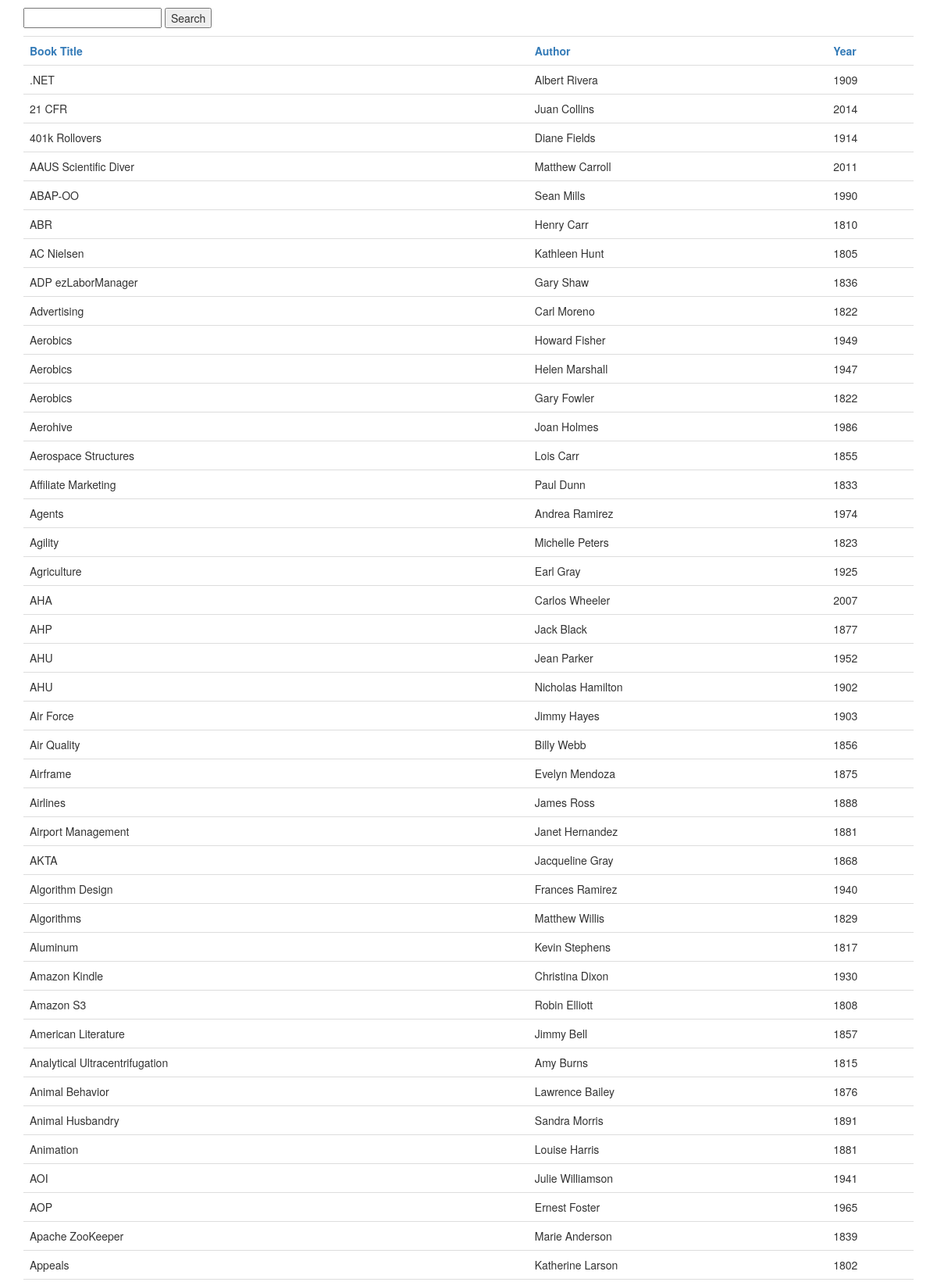
Screenshot of /search.php (upper part) with the database file from the repository.
### tables this page shows
create table MOCK_DATA (
	id INT,
	title VARCHAR(50),
	author VARCHAR(50),
	year INT,
	genre VARCHAR(8),
	description VARCHAR(50)
);

### search.php (the view, shortened to what this page needs)
<!DOCTYPE html>
<html>
<head>
	<link href="https://maxcdn.bootstrapcdn.com/bootstrap/3.3.7/css/bootstrap.min.css" rel="stylesheet">
</head>
<body>
<div class="container">
	<form method='GET' id="searchform">
		<input type='TEXT' name='search'  value="<?php if(isset($_GET['search'])) { echo htmlentities ($_GET['search']); }?>"/>
		<input type='SUBMIT' name='submit' value='Search' /><p />
	</form>
<?php
	require_once('mysql_connection.php');
		if(isset($_GET['book'])){
			$book = $_GET['book'];
		}else{
			$book = 'title';
		}
		if(isset($_GET['sort'])){
			$sort = $_GET['sort'];
		}else{
			$sort = 'ASC';
		}
		if(isset($_GET['search'])) {
			$search = $conn->real_escape_string($_GET['search']);
			$sql = "SELECT * FROM mock_data WHERE title LIKE '$search%' ORDER BY $book $sort";
		} else {
			$sql = "SELECT * FROM mock_data ORDER BY $book $sort";
		}
		$resultSet = $conn->query($sql);
		if($resultSet->num_rows > 0)
		{
			$sort == 'DESC' ? $sort = 'ASC' : $sort = 'DESC';
?>
					<div class='table-responsive'>
							<table class='table'>
								<tr>
									<th><a href='?book=title&&sort=<?php echo $sort; if(isset($_GET["search"])){ echo "&&search=$search";} ?>'>Book Title</a></th>
									<th><a href='?book=author&&sort=<?php echo $sort; if(isset($_GET["search"])){ echo "&&search=$search";} ?>'>Author</a></th>
									<th><a href='?book=year&&sort=<?php echo $sort; if(isset($_GET["search"])){ echo "&&search=$search";} ?>'>Year</a></th>
								</tr>
<?php
			while($row = $resultSet->fetch_assoc())
			{
				$title = $row['title'];
				$author = $row['author'];
				$year = $row['year'];
				echo  "
							<tr>
					    		<td>$title</td>
					    		<td>$author</td>
					    		<td>$year</td>
				    		</tr>
				";
			}
		    echo "
	    			</table>
		    	</div>
		    ";
		}
		else
		{
			echo "No Results, please try different keyword.";
		}
?>
</div>
</body>
</html>

### rows the page displays
mock_data: title ".NET", author "Albert Rivera", year "1909"
mock_data: title "21 CFR", author "Juan Collins", year "2014"
mock_data: title "401k Rollovers", author "Diane Fields", year "1914"
mock_data: title "AAUS Scientific Diver", author "Matthew Carroll", year "2011"
mock_data: title "ABAP-OO", author "Sean Mills", year "1990"
mock_data: title "ABR", author "Henry Carr", year "1810"
mock_data: title "AC Nielsen", author "Kathleen Hunt", year "1805"
mock_data: title "ADP ezLaborManager", author "Gary Shaw", year "1836"
mock_data: title "Advertising", author "Carl Moreno", year "1822"
mock_data: title "Aerobics", author "Howard Fisher", year "1949"
mock_data: title "Aerobics", author "Helen Marshall", year "1947"
mock_data: title "Aerobics", author "Gary Fowler", year "1822"
mock_data: title "Aerohive", author "Joan Holmes", year "1986"
mock_data: title "Aerospace Structures", author "Lois Carr", year "1855"
mock_data: title "Affiliate Marketing", author "Paul Dunn", year "1833"
mock_data: title "Agents", author "Andrea Ramirez", year "1974"
mock_data: title "Agility", author "Michelle Peters", year "1823"
mock_data: title "Agriculture", author "Earl Gray", year "1925"
mock_data: title "AHA", author "Carlos Wheeler", year "2007"
mock_data: title "AHP", author "Jack Black", year "1877"
mock_data: title "AHU", author "Jean Parker", year "1952"
mock_data: title "AHU", author "Nicholas Hamilton", year "1902"
mock_data: title "Air Force", author "Jimmy Hayes", year "1903"
mock_data: title "Air Quality", author "Billy Webb", year "1856"
mock_data: title "Airframe", author "Evelyn Mendoza", year "1875"
mock_data: title "Airlines", author "James Ross", year "1888"
mock_data: title "Airport Management", author "Janet Hernandez", year "1881"
mock_data: title "AKTA", author "Jacqueline Gray", year "1868"
mock_data: title "Algorithm Design", author "Frances Ramirez", year "1940"
mock_data: title "Algorithms", author "Matthew Willis", year "1829"
mock_data: title "Aluminum", author "Kevin Stephens", year "1817"
mock_data: title "Amazon Kindle", author "Christina Dixon", year "1930"
mock_data: title "Amazon S3", author "Robin Elliott", year "1808"
mock_data: title "American Literature", author "Jimmy Bell", year "1857"
mock_data: title "Analytical Ultracentrifugation", author "Amy Burns", year "1815"
mock_data: title "Animal Behavior", author "Lawrence Bailey", year "1876"
mock_data: title "Animal Husbandry", author "Sandra Morris", year "1891"
mock_data: title "Animation", author "Louise Harris", year "1881"
mock_data: title "AOI", author "Julie Williamson", year "1941"
mock_data: title "AOP", author "Ernest Foster", year "1965"
mock_data: title "Apache ZooKeeper", author "Marie Anderson", year "1839"
mock_data: title "Appeals", author "Katherine Larson", year "1802"
